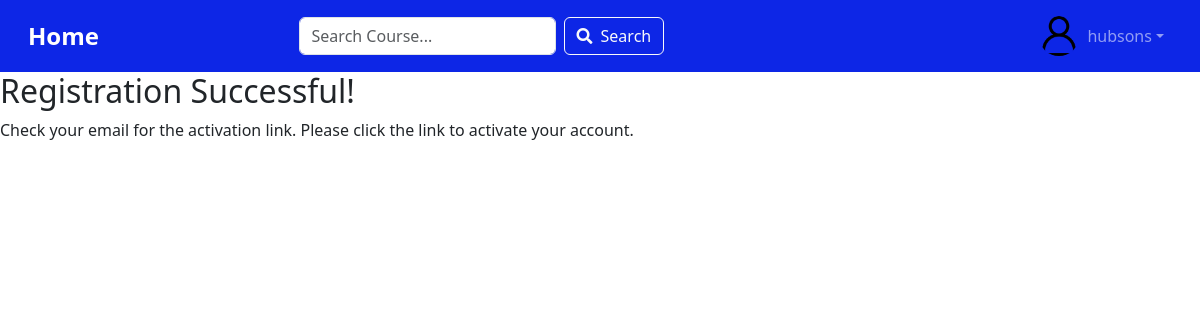
/registration_success/ (signed in), run on the app's committed database.
### kursy_online/models.py (models this page shows)
class User(AbstractUser):
    name = models.CharField(max_length=50, null=True, unique=True)
    email = models.EmailField()
    bio = models.TextField(null=True, blank=True)
    image = models.ImageField(null=True, default='avatar.png')
    is_active = models.BooleanField(default=False)
    activation_token = models.UUIDField(default=uuid.uuid4, editable=False)
    REQUIRED_FIELDS = ['email', 'name']

### kursy_online/views.py (the view)
# urls.py: path('registration_success/', views.registration_success, name='registration_success'),
def registration_success(request):
    return render(request, "kursy_online/login_registration/registration_success.html")

### kursy_online/templates/kursy_online/login_registration/registration_success.html
{% extends "main.html" %}
{% block content %}
  <h2>Registration Successful!</h2>
  <p>Check your email for the activation link. Please click the link to activate your account.</p>
{% endblock %}

### templates/navbar.html (shortened to what this page needs)
{% load static %}
<link href="https://cdnjs.cloudflare.com/ajax/libs/font-awesome/5.15.4/css/all.min.css" rel="stylesheet">
<link href="https://cdn.jsdelivr.net/npm/bootstrap@5.3.3/dist/css/bootstrap.min.css" rel="stylesheet">
<link rel="stylesheet" type="text/css" media="screen" href="{% static 'styles/navbar.css' %}">
<nav class="navbar navbar-expand-lg navbar-dark custom-navbar px-3">
    <div class="container-fluid">
        <a class="navbar-brand" href="/">Home</a>
        <div class="collapse navbar-collapse" id="navbarContent">
            <form class="d-flex mx-auto my-2 my-lg-0" action="{% url 'home' %}" method="get">
                <input class="form-control me-2" type="search" name="q" placeholder="Search Course..." aria-label="Search">
                <button class="btn btn-outline-light d-flex align-items-center" type="submit">
                    <i class="fas fa-search me-2"></i> Search
                </button>
            </form>
            <ul class="navbar-nav ms-auto">
                {% if request.user.is_authenticated %}
                    <li class="nav-item dropdown">
                        <a class="nav-link dropdown-toggle d-flex align-items-center" href="#" id="navbarDropdown" role="button" data-bs-toggle="dropdown" aria-expanded="false">
                            <img src="{{ request.user.image.url }}" alt="User Profile Picture" class="user-image me-2">
                            {{ request.user }}
                        </a>
                    </li>
                {% else %}
                    <div class="btn-group-custom">
                        <a class="btn btn-outline-light" href="{% url 'login' %}">Login</a>
                        <a class="btn btn-light" href="{% url 'register' %}">Register</a>
                    </div>
                {% endif %}
            </ul>
        </div>
    </div>
</nav>

### static/styles/main.css (style rules this page uses)
body { background-color: #d61021; }

### static/styles/navbar.css (style rules this page uses)
.navbar-brand { font-size: 1.5rem; font-weight: bold; }
.navbar .form-control { max-width: 500px; }

### templates/navbar.html (style rules this page uses)
.custom-navbar { background-color: #0d26e6; }
.user-image { width: 40px; height: 40px; object-fit: cover; border-radius: 50%; }

### data on the page
User: user.image (picture), user "hubsons"
